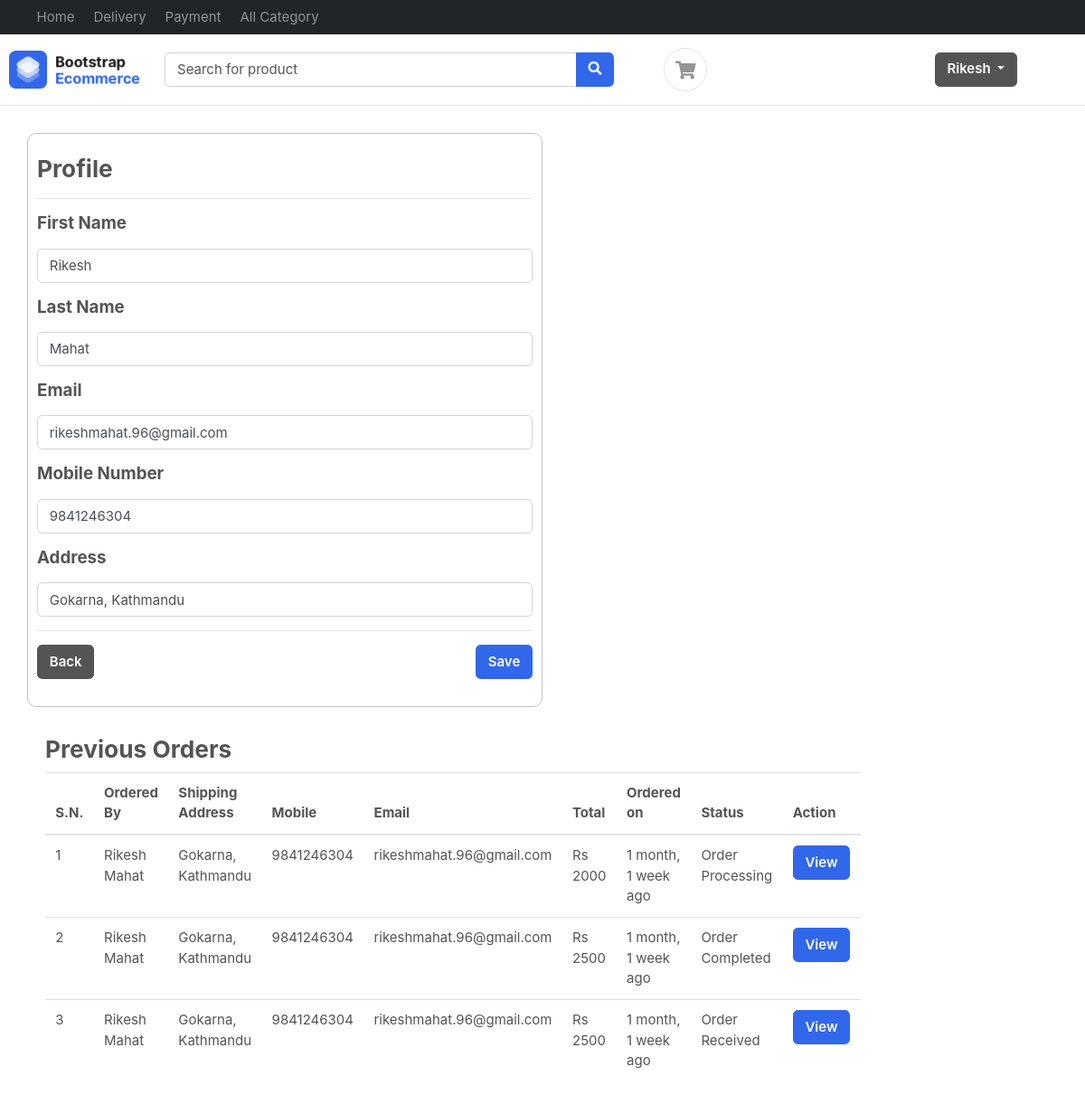
Page /accounts/profile/ (signed in) on the earlier database version.
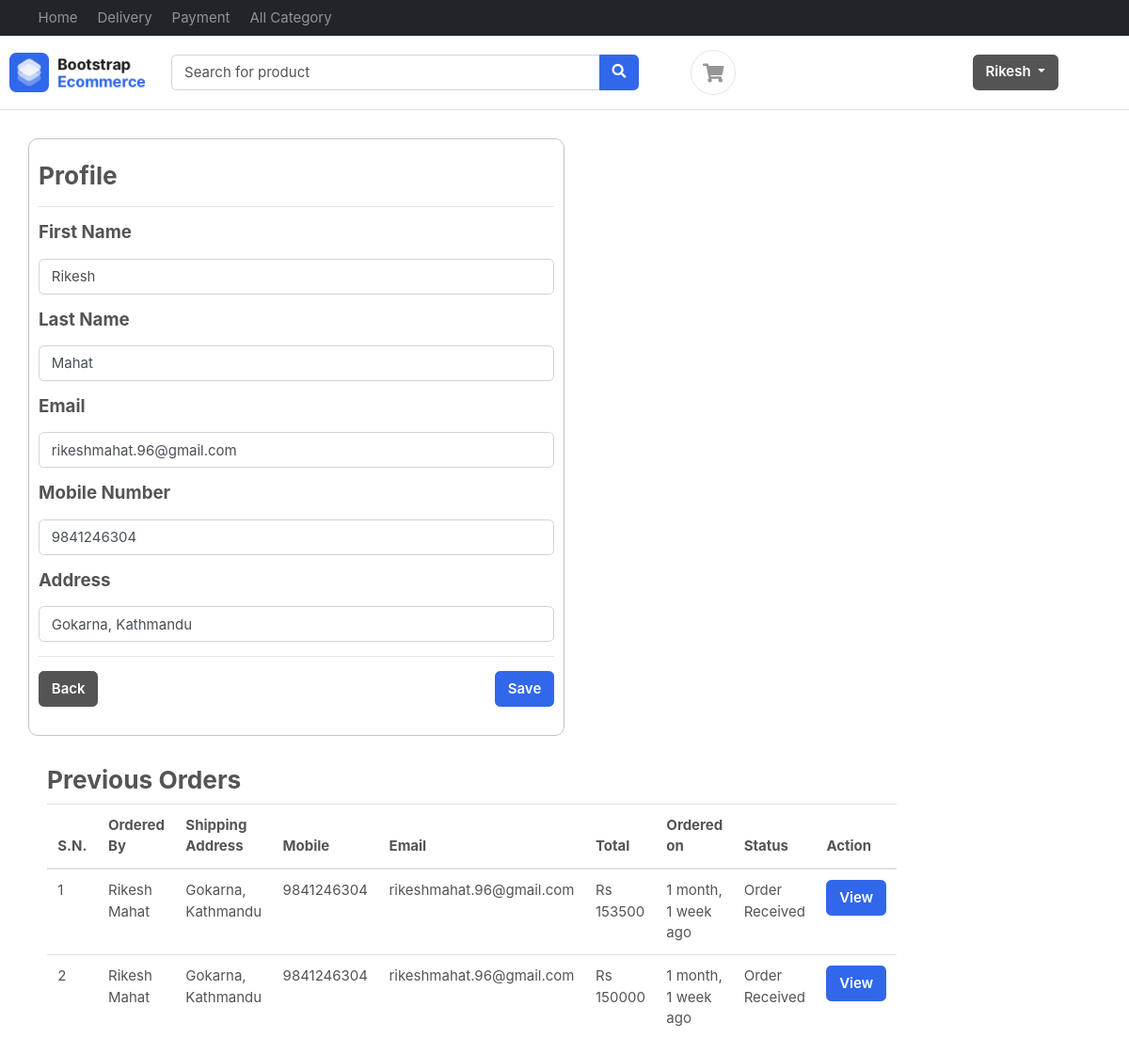
Same page on the later database version.
### accounts/models.py (models this page shows, shortened)
class Profile(BaseModel):
    user  = models.OneToOneField(User, on_delete=models.CASCADE, related_name="profile")
    is_email_verified = models.BooleanField(default=False)
    email_token = models.CharField(max_length=200, null = True, blank = True)
    profile_image = models.ImageField(upload_to="profile")
    address = models.CharField(max_length=200, null = True, blank = True)
    mobile = models.PositiveBigIntegerField(null=True, blank=True)
    status = models.BooleanField(default = False)

class Order(BaseModel):
    cart = models.OneToOneField(Cart, on_delete=models.CASCADE, null=True, blank=True,related_name='orders')
    ordered_by = models.CharField(max_length=200)
    shipping_address = models.CharField(max_length=200)
    mobile = models.CharField(max_length=15)
    email = models.EmailField(null = True, blank=True)
    total = models.PositiveIntegerField()
    order_status = models.CharField(max_length=50, choices = ORDER_STATUS, default = ORDER_STATUS[0][0])
    payment_method = models.CharField(max_length = 50, choices = PAYMENT, default = PAYMENT[0][0])
    payment_completed = models.BooleanField(default=False, null = True, blank = True)

class Cart(BaseModel):
    user = models.ForeignKey(User, on_delete=models.SET_NULL, related_name='carts', null=True, blank=True)
    is_checkedout = models.BooleanField(default=False)

### accounts/views.py (the view, shortened to what this page needs)
# urls.py: path('profile/', customer_profile, name='customer_profile'),
def customer_profile(request):
    userObj = request.user
    user = User.objects.get(id = userObj.id)
    orders = Order.objects.filter(cart__user = user).order_by('-created_at')
    context ={
        'orders' : orders,
    }
    return render(request, 'accounts/profile.html', context)

### templates/accounts/profile.html (shortened to what this page needs)
{% extends 'base/base.html'%}
{%block start%}
 <div class ="container" style="margin-top:2rem;">
    <div class="row">
        <div class ="col-md-6" style="border :0.1px solid #c2c2c2; border-radius:10px;">
            <h3 style="padding-top:1.5rem;">Profile</h3>
            <hr>
            <form method="POST">
            <div class="form-group">
                <div class="form-group">
                  <label> <h5>First Name</h5></label>
                   <input name="fname" value = "{{request.user.first_name | title}}" class="form-control" type="text" required>
                  </div>
                  <div class="form-group">
                  <label> <h5>Last Name</h5></label>
                   <input name="lname" value = "{{request.user.last_name | title}}" class="form-control" type="text" required>
                  </div>
                  <div class="form-group">
                      <label> <h5>Email </h5></label>
                      <input name="email" value = "{{request.user.email}}" class="form-control" placeholder="Mobile Number" type="text" required>
                    </div>
                <div class="form-group">
                  <label> <h5>Mobile Number</h5></label>
                  <input name="mobile" value = "{{request.user.profile.mobile}}" class="form-control" placeholder="Mobile Number" type="text" required>
                </div>
                <div class="form-group">
                  <label> <h5>Address</h5></label>
                  <input name="address" value = "{{request.user.profile.address}}" class="form-control" placeholder="Shipping Address" type="text" required>
                </div>
                <hr>
                <div class="form-group">
                    <a class = "btn btn-secondary" href="{% url 'home' %}">Back</a>
                    <button type="submit" class="btn btn-primary float-right">Save  </button>
                </div>
            </form>
        </div>
    </div>
 </div>
 <div class="container" style="margin-top:2rem">
    <div class="row">
        <div class="col-md-6">
            <h3>Previous Orders</h3>
            <table class="table">
                <thead>
                    <tr>
                        <th>S.N.</th>
                        <th>Ordered By</th>
                        <th>Shipping Address</th>
                        <th>Mobile</th>
                        <th>Email</th>
                        <th>Total</th>
                        <th>Ordered on</th>
                        <th>Status</th>
                        <th>Action</th>
                    </tr>
                </thead>
                <tbody>
                    {%for order in orders%}
                    <tr>
                        <td>{{forloop.counter}}</td>
                        <td>{{order.ordered_by}}</td>
                        <td>{{order.shipping_address}}</td>
                        <td>{{order.mobile}}</td>
                        <td>{{order.cart.user.email}}</td>
                        <td>Rs {{order.total}}</td>
                        <td>{{order.created_at | timesince}} ago</td>
                        <td>{{order.order_status}}</td>
                        <td><a class="btn btn-primary" href="{% url 'view_order' order.uid %}">View</a></td>
                    </tr>
                    {%endfor%}
                </tbody>
            </table>
            </div>
    </div>
    </div>
{%endblock%}

### templates/base/base.html (shortened to what this page needs)
{%load static%}
<!DOCTYPE HTML>
<html lang="en">
<head>
<link href="/media/css/bootstrap.css" rel="stylesheet" type="text/css"/>
<link href="/media/fonts/fontawesome/css/all.min.css" type="text/css" rel="stylesheet">
<link href="/media/css/ui.css" rel="stylesheet" type="text/css"/>
<link href="/media/css/responsive.css" rel="stylesheet" />
</head>
<body>
	<header class="section-header">
		<nav class="navbar navbar-dark navbar-expand p-0 bg-dark">
		<div class="container">
			<ul class="navbar-nav d-none d-md-flex mr-auto">
				<li class="nav-item"><a class="nav-link" href="{%url 'home'%}">Home</a></li>
				<li class="nav-item"><a class="nav-link" href="#">Delivery</a></li>
				<li class="nav-item"><a class="nav-link" href="#">Payment</a></li>
				<li class="nav-item"><a class="nav-link" href="{%url 'all_category'%}">All Category</a></li>
			</ul>
		  </div>
		</nav>
		<section class="header-main border-bottom" style="display:flex; align-items:center; justify-content:space-between; padding-right:5rem;">
			<div class="container">
		<div class="row align-items-center">
			<div class="col-lg-2 col-4">
				<div class="brand-wrap">
					<img class="logo" src="images/logo.png">
				</div>
			</div>
			<div class="col-lg-6 col-sm-12">
				<form  class = "search" method="GET" action="{% url 'search'%}">
					<div class="input-group w-100">
						<input type="text" class="form-control" placeholder="Search for product" name="keyword" required>
						<div class="input-group-append">
						  <button class="btn btn-primary" type="submit">
							<i class="fa fa-search"></i>
						  </button>
						</div>
					</div>
				</form>
			</div>
			<div class="col-lg-4 col-sm-6 col-8" style="display:flex; justify-content:space-between; padding-left:3rem;">
				<div class="widgets-wrap float-md-right">
					<div class="widget-header  mr-3">
						<a href="{% url 'cart' %}" class="icon icon-sm rounded-circle border"><i class="fa fa-shopping-cart"></i></a>
					</div>
				</div>
			</div>
		</div>
			</div>
			{%if request.user.profile %}
			<div class="dropdown">
				<button class="btn btn-secondary dropdown-toggle" type="button" id="dropdownMenuButton" data-toggle="dropdown" aria-haspopup="true" aria-expanded="false">
				  {{request.user.first_name | title}}
				</button>
			  </div>
			  {%else%}
			  <a class="btn btn-primary" href="{% url 'register'%}">Join</a>
			{%endif%}
		</section>
		</header>
		{% block start %}
		{% endblock %}
        </body>
        </html>

### public/static/css/ui.css (style rules this page uses)
html { font-family: 'Inter', sans-serif; font-size: 15px; }
.icon-xs, .icon-sm, .icon-md, .icon-lg { display: inline-block; text-align: center; flex-shrink: 0; flex-grow: 0; }
.icon-sm { width: 48px; height: 48px; line-height: 48px; font-size: 20px; }
article:after, .form-group:after { display: block; clear: both; content: ""; }
.header-main { position: relative; padding-top: 1rem; padding-bottom: 1rem; }
.brand-wrap .logo, .navbar-brand .logo { margin-right: 7px; max-height: 42px; display: inline-block; }
.widget-header { display: inline-block; vertical-align: middle; position: relative; }
.widget-header a { color: #545454; }
.widget-header i { color: #969696; }

Differences in the rows shown:
removed Order: ordered_by "Rikesh Mahat", shipping_address "Gokarna, Kathmandu", mobile "9841246304", cart.user.email "rikeshmahat.96@gmail.com", total "2000", created_at "1 month, 1 week", order_status "Order Processing"
removed Order: ordered_by "Rikesh Mahat", shipping_address "Gokarna, Kathmandu", mobile "9841246304", cart.user.email "rikeshmahat.96@gmail.com", total "2500", created_at "1 month, 1 week", order_status "Order Completed"
removed Order: ordered_by "Rikesh Mahat", shipping_address "Gokarna, Kathmandu", mobile "9841246304", cart.user.email "rikeshmahat.96@gmail.com", total "2500", created_at "1 month, 1 week", order_status "Order Received"
added Order: ordered_by "Rikesh Mahat", shipping_address "Gokarna, Kathmandu", mobile "9841246304", cart.user.email "rikeshmahat.96@gmail.com", total "153500", created_at "1 month, 1 week", order_status "Order Received"
added Order: ordered_by "Rikesh Mahat", shipping_address "Gokarna, Kathmandu", mobile "9841246304", cart.user.email "rikeshmahat.96@gmail.com", total "150000", created_at "1 month, 1 week", order_status "Order Received"
